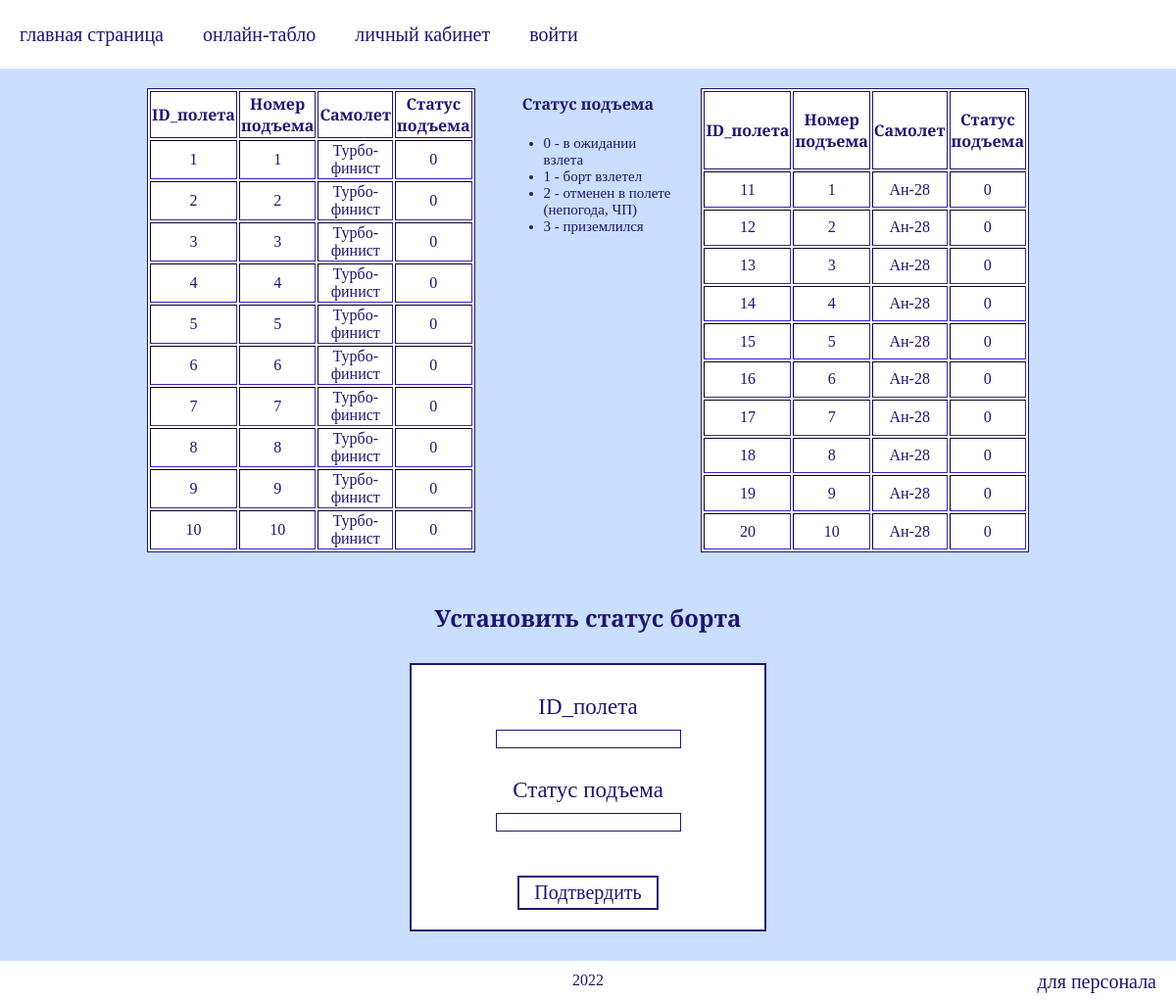
The app's page /settings/flights (signed in) with its own data.
### main.py (models this page shows)
class Flights(db.Model):
    id = db.Column(db.Integer, primary_key=True)
    id_airplane = db.Column(db.Integer, db.ForeignKey('airplane.id'), nullable=True)
    id_up = db.Column(db.Integer, db.ForeignKey('up.id'), nullable=True)
    flag = db.Column(db.Integer, nullable=True, default=0)

class Airplane(db.Model):
    id = db.Column(db.Integer, primary_key=True)
    name = db.Column(db.String(20), nullable=True)

### main.py (the view, shortened to what this page needs)
@app.route("/settings/flights", methods=['POST', 'GET'])
@login_required
def settings_flights():
    list_flights = Flights.query.all()
    list_airplane = []
    for i in list_flights:
        list_airplane.append(Airplane.query.filter_by(id=i.id_airplane).first())
    id_flights = request.form.get('id_flights')
    flag = request.form.get('flag')
    return render_template('settings_flights.html', list_flights=list_flights, list_airplane=list_airplane)

### main.py (called while the page is built)
@login_manager.user_loader
def load_user(user_id):
    return Users.query.get(user_id)

@app.after_request
def redirect_to_login(response):
    if response.status_code == 401:
        return redirect((url_for('login') + '?next=' + request.url))
    return response

### templates/settings_flights.html (shortened to what this page needs)
{% extends "base.html" %}
{% block content %}
    <div class="container_row" inline style="width: 80%">
        <table border="1px solid">
            <tr><th>ID_полета</th><th>Номер подъема</th><th>Самолет</th><th>Статус подъема</th></tr>
                {% for i in range((list_flights|length)//2) %}
                    <tr><td>{{ list_flights[i].id }}</td><td>{{ list_flights[i].id_up }}</td>
                        <td>{{ list_airplane[i].name }}</td><td>{{ list_flights[i].flag }}</td></tr>
                {% endfor %}
        </table>
        <div class="container">
            <h4>Статус подъема</h4>
            <ul>
                <li>0 - в ожидании взлета</li>
                <li>1 - борт взлетел</li>
                <li>2 - отменен в полете (непогода, ЧП)</li>
                <li>3 - приземлился</li>
            </ul>
        </div>
        <table border="1px solid">
           <tr><th>ID_полета</th><th>Номер подъема</th><th>Самолет</th><th>Статус подъема</th></tr>
                {% for i in range(10, list_flights|length) %}
                    <tr><td>{{ list_flights[i].id }}</td><td>{{ list_flights[i].id_up }}</td>
                        <td>{{ list_airplane[i].name }}</td><td>{{ list_flights[i].flag }}</td></tr>
                {% endfor %}
        </table>
    </div>
        <h2>Установить статус борта</h2>
        <form method="post" action="{{ url_for('settings_flights') }}" class="confirmed" inline style="height: 270px">
            <div class="container">
                <label>ID_полета</label>
                <input type="text" name="id_flights" required>
                <label>Статус подъема</label>
                <input type="text" name="flag" required>
            </div>
            <button type="submit">Подтвердить</button>
        </form>
{% endblock %}

### static/style.css (style rules this page uses)
body { margin: 0; padding: 0; background: rgba(140,189,255,0.47); width: 100%; color: #211470; font-family: 'Playfair Display SC', serif; }
div.container { display: flex; flex-direction: column; align-items: center; }
div.container_row { display: flex; flex-direction: row; justify-content: space-between; width: 90%; }
form { display: flex; flex-direction: column; justify-content: space-between; align-items: center; width: 25%; height: 300px; background: white ; opacity: 0.8; margin: 10px; border: #211470 solid 2px; }
button { width: 40%; height: 35px; margin-bottom: 20px; background: white; border: 2px solid; color: #211470; font-size: 20px; font-family: 'Playfair Display SC', serif; }
label { margin-top: 30px; margin-bottom: 10px; font-size: 23px; }
input { border: #211470 solid 1px; width: 100%; }
h4 { margin: 5px; }
table { border: #211470 solid 1px; background: white; width: 30%; margin-right: 30px; margin-left: 30px; margin-bottom: 30px; text-align: center; }
th { border: #211470 0.5px solid; }
li { font-size: 15px; }
form.confirmed { width: 30%; opacity: 1; height: 450px; margin-bottom: 70px; }

### records on screen
Flights: id "1", id_up "1", flag "0"
Airplane: name "Турбо-финист" "Турбо-финист" "Турбо-финист" "Турбо-финист" "Турбо-финист" "Турбо-финист" "Турбо-финист" "Турбо-финист" "Турбо-финист" "Турбо-финист"
Flights: id "2", id_up "2", flag "0"
Flights: id "3", id_up "3", flag "0"
Flights: id "4", id_up "4", flag "0"
Flights: id "5", id_up "5", flag "0"
Flights: id "6", id_up "6", flag "0"
Flights: id "7", id_up "7", flag "0"
Flights: id "8", id_up "8", flag "0"
Flights: id "9", id_up "9", flag "0"
Flights: id "10", id_up "10", flag "0"
Flights: id "11", id_up "1", flag "0"
Airplane: name "Ан-28" "Ан-28" "Ан-28" "Ан-28" "Ан-28" "Ан-28" "Ан-28" "Ан-28" "Ан-28" "Ан-28"
Flights: id "12", id_up "2", flag "0"
Flights: id "13", id_up "3", flag "0"
Flights: id "14", id_up "4", flag "0"
Flights: id "15", id_up "5", flag "0"
Flights: id "16", id_up "6", flag "0"
Flights: id "17", id_up "7", flag "0"
Flights: id "18", id_up "8", flag "0"
Flights: id "19", id_up "9", flag "0"
Flights: id "20", id_up "10", flag "0"
